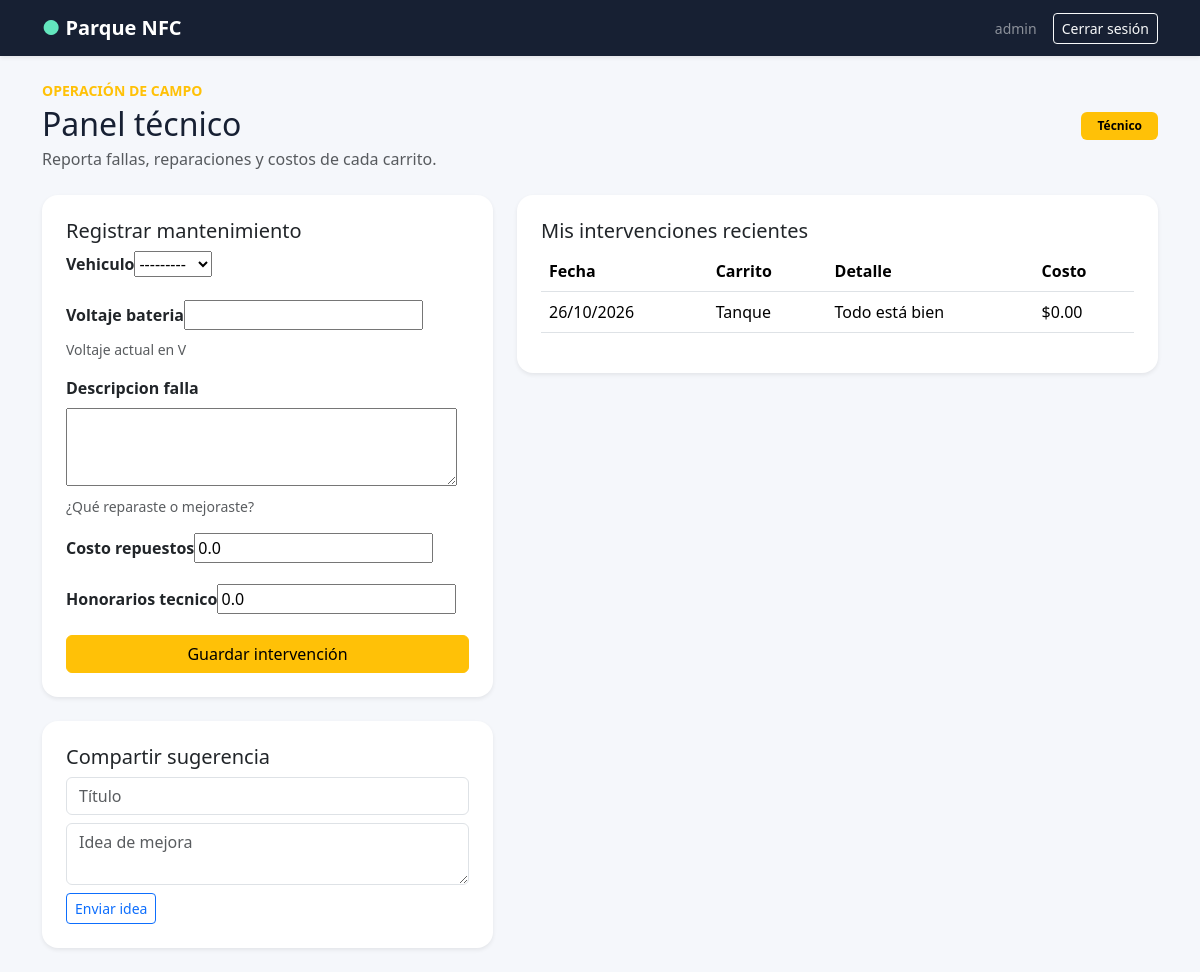
Screenshot of /mantenimiento/dashboard/ (signed in) with the database file from the repository.
### gestion/models.py (models this page shows, shortened)
class Mantenimiento(models.Model):
    fecha = models.DateTimeField(auto_now_add=True)
    vehiculo = models.ForeignKey(Vehiculo, on_delete=models.CASCADE)
    voltaje_bateria = models.DecimalField(max_digits=4, decimal_places=2, help_text="Voltaje actual en V")
    descripcion_falla = models.TextField(help_text="¿Qué reparaste o mejoraste?")
    costo_repuestos = models.DecimalField(max_digits=8, decimal_places=2, default=0.00)
    honorarios_tecnico = models.DecimalField(max_digits=8, decimal_places=2, default=0.00)
    tecnico = models.ForeignKey(User, on_delete=models.CASCADE)
    def costo_total(self):
        return self.costo_repuestos + self.honorarios_tecnico

class Vehiculo(models.Model):
    ESTADOS = [
        ('Operativo', 'Operativo'),
        ('Mantenimiento', 'En Mantenimiento'),
        ('Fuera_Servicio', 'Fuera de Servicio')
    ]
    nombre = models.CharField(max_length=50)
    estado = models.CharField(max_length=20, choices=ESTADOS, default='Operativo')
    fecha_ingreso = models.DateField(auto_now_add=True)
    def __str__(self):
        return self.nombre

### gestion/views.py (the view)
# urls.py: path('mantenimiento/dashboard/', views.dashboard_tecnico, name='dashboard_tecnico'),
@login_required
def dashboard_tecnico(request):
    acceso = exigir_rol(request, 'Tecnico')
    if acceso:
        return acceso
    return render(request, 'gestion/dashboard_tecnico.html', {
        'form': MantenimientoForm(),
        'vehiculos': Vehiculo.objects.all().order_by('nombre'),
        'mantenimientos': Mantenimiento.objects.filter(tecnico=request.user).select_related('vehiculo').order_by('-fecha')[:10],
    })

### gestion/forms.py
class MantenimientoForm(forms.ModelForm):
    class Meta:
        model = Mantenimiento
        fields = ['vehiculo', 'voltaje_bateria', 'descripcion_falla', 'costo_repuestos', 'honorarios_tecnico']
        widgets = {
            'descripcion_falla': forms.Textarea(attrs={'rows': 3}),
        }

### gestion/views.py (called while the page is built, shortened)
def rol_actual(user):
    if user.is_superuser or usuario_tiene_rol(user, 'admin'):
        return 'Administrador'

def exigir_rol(request, *roles):
    if rol_actual(request.user) not in roles and not request.user.is_superuser:
        return HttpResponseForbidden('No tienes permisos para acceder a este panel.')
    return None

### gestion/templates/gestion/dashboard_tecnico.html (shortened to what this page needs)
{% extends "gestion/base.html" %}
{% block content %}
<div class="d-flex justify-content-between align-items-center mb-4"><div><p class="text-uppercase text-warning small fw-bold mb-1">Operación de campo</p><h1 class="h2 mb-1">Panel técnico</h1><p class="text-muted mb-0">Reporta fallas, reparaciones y costos de cada carrito.</p></div><span class="badge text-bg-warning px-3 py-2">Técnico</span></div>
<div class="row g-4"><div class="col-lg-5"><div class="card shadow-sm p-4"><h2 class="h5">Registrar mantenimiento</h2><form method="post" action="{% url 'nuevo_mantenimiento' %}">{% csrf_token %}{% for field in form %}<div class="mb-3"><label class="form-label fw-semibold">{{ field.label }}</label>{{ field }}{% if field.help_text %}<div class="form-text">{{ field.help_text }}</div>{% endif %}{% if field.errors %}<div class="text-danger small">{{ field.errors }}</div>{% endif %}</div>{% endfor %}<button class="btn btn-warning w-100">Guardar intervención</button></form></div><div class="card shadow-sm p-4 mt-4"><h2 class="h5">Compartir sugerencia</h2><form method="post" action="{% url 'crear_sugerencia' %}">{% csrf_token %}<input class="form-control mb-2" name="titulo" placeholder="Título" required><textarea class="form-control mb-2" name="idea" rows="2" placeholder="Idea de mejora" required></textarea><button class="btn btn-outline-primary btn-sm">Enviar idea</button></form></div></div><div class="col-lg-7"><div class="card shadow-sm p-4"><h2 class="h5">Mis intervenciones recientes</h2><div class="table-responsive"><table class="table align-middle"><thead><tr><th>Fecha</th><th>Carrito</th><th>Detalle</th><th>Costo</th></tr></thead><tbody>{% for item in mantenimientos %}<tr><td>{{ item.fecha|date:"d/m/Y" }}</td><td>{{ item.vehiculo.nombre }}</td><td>{{ item.descripcion_falla|truncatechars:35 }}</td><td>${{ item.costo_total|floatformat:2 }}</td></tr>{% empty %}<tr><td colspan="4" class="text-muted text-center py-4">No has registrado intervenciones.</td></tr>{% endfor %}</tbody></table></div></div></div></div>
{% endblock %}

### gestion/templates/gestion/base.html (shortened to what this page needs)
<!doctype html>
<html lang="es">
<head>
    <link href="https://cdn.jsdelivr.net/npm/bootstrap@5.3.3/dist/css/bootstrap.min.css" rel="stylesheet">
</head>
<body>
<nav class="navbar navbar-dark topbar shadow-sm">
    <div class="container">
        <a class="navbar-brand fw-bold" href="{% url 'router_por_rol' %}"><span class="brand-mark">●</span> Parque NFC</a>
        <div class="d-flex align-items-center gap-3">
            <span class="text-white-50 small">{{ request.user.username }}</span>
            <a href="{% url 'logout' %}" class="btn btn-outline-light btn-sm">Cerrar sesión</a>
        </div>
    </div>
</nav>
<main class="container py-4">
    {% block content %}{% endblock %}
</main>
</body>
</html>

### gestion/templates/gestion/base.html (style rules this page uses)
body { background: #f5f7fb; color: #172033; }
.topbar { background: #172033; }
.brand-mark { color: #63e6be; }
.card { border: 0; border-radius: 1rem; }

### rows the page displays
Mantenimiento: fecha "26/10/2026", vehiculo.nombre "Tanque", descripcion_falla "Todo está bien", costo_total "0.00"

### other values shown
{{ request.user.username }} "admin"
{{ field.label }} "Vehiculo" "Voltaje bateria" "Descripcion falla" "Costo repuestos" "Honorarios tecnico"
{{ field.help_text }} "Voltaje actual en V" "¿Qué reparaste o mejoraste?"
